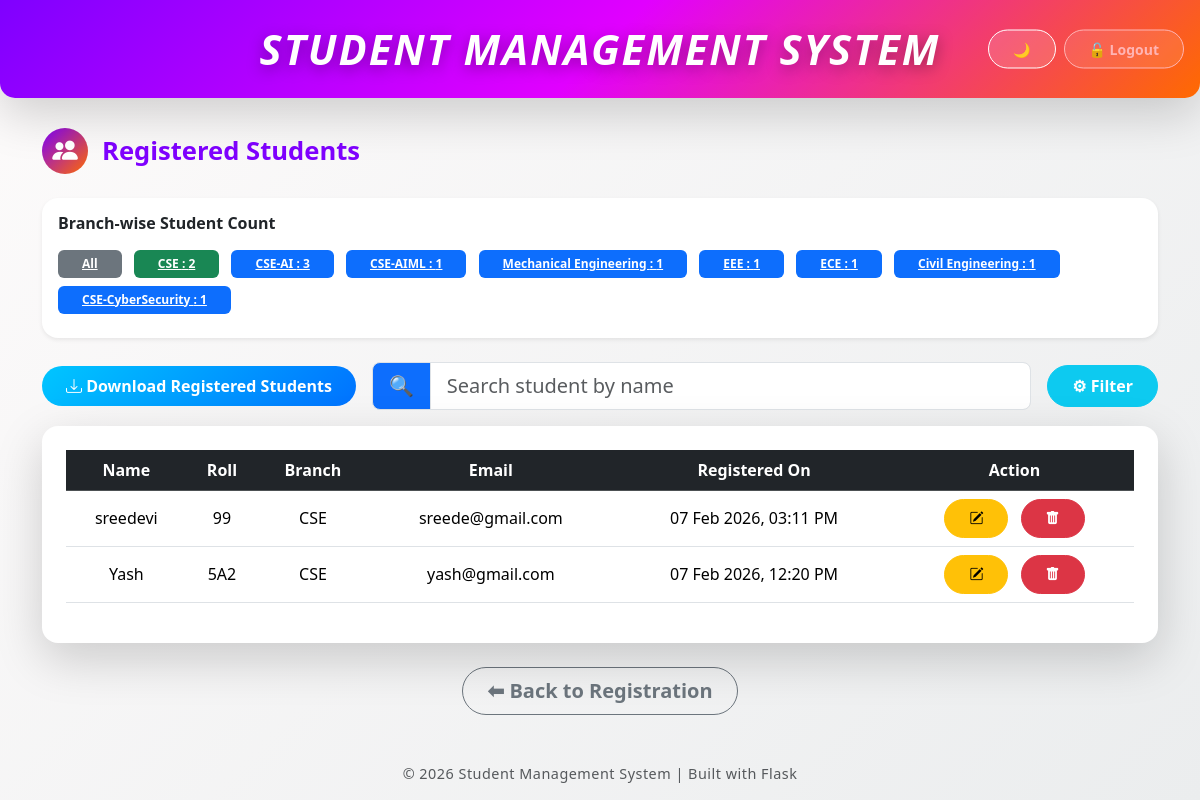
The app's page /students?branch=CSE (signed in) with its own data.
### app.py (models this page shows)
class Student(db.Model):
    id = db.Column(db.Integer, primary_key=True)
    name = db.Column(db.String(100), nullable=False)
    roll = db.Column(db.String(50), unique=True, nullable=False)
    branch = db.Column(db.String(100), nullable=False)
    email = db.Column(db.String(100), unique=True, nullable=False)
    created_at = db.Column(db.DateTime, default=datetime.now)

### app.py (the view)
@app.route("/students")
def view_students():
    if not session.get("logged_in"):
        return redirect(url_for("login"))
    search = request.args.get("search")
    selected_branch = request.args.get("branch")
    filter_type = request.args.get("filter")  # new filter query
    query = Student.query
    if search:
        query = query.filter(Student.name.ilike(f"%{search}%"))
    if selected_branch:
        query = query.filter_by(branch=selected_branch)
    if filter_type == "alphabetical_asc":
        students = query.order_by(Student.name.asc()).all()
    elif filter_type == "alphabetical_desc":
        students = query.order_by(Student.name.desc()).all()
    elif filter_type == "date_asc":
        students = query.order_by(Student.created_at.asc()).all()
    elif filter_type == "date_desc":
        students = query.order_by(Student.created_at.desc()).all()
    else:
        students = query.order_by(Student.created_at.desc()).all()
    branch_counts = {}
    for s in Student.query.all():
        branch_counts[s.branch] = branch_counts.get(s.branch, 0) + 1
    return render_template(
        "students.html",
        students=students,
        branch_counts=branch_counts,
        selected_branch=selected_branch
    )

### templates/students.html (shortened to what this page needs)
{% extends "base.html" %}
{% block content %}
<h3 class="section-title mb-4">
  <span class="icon-box">
    <i class="bi bi-people-fill"></i>
  </span>
  Registered Students
</h3>
<div class="card mb-4 shadow-sm">
  <div class="card-body">
    <h6 class="fw-bold mb-3">Branch-wise Student Count</h6>
    <a href="{{ url_for('view_students') }}"
       class="badge me-2 mb-2 px-4 py-2 {% if not selected_branch %} bg-dark {% else %} bg-secondary {% endif %}">
      All
    </a>
    {% for branch, count in branch_counts.items() %}
      <a href="{{ url_for('view_students', branch=branch) }}"
         class="badge me-2 mb-2 px-4 py-2 {% if selected_branch == branch %} bg-success {% else %} bg-primary {% endif %}">
        {{ branch }} : {{ count }}
      </a>
    {% endfor %}
  </div>
</div>
<div class="d-flex flex-wrap justify-content-between align-items-center mb-3 gap-3">
  <a href="{{ url_for('download') }}" class="btn btn-success">
    <i class="bi bi-download"></i> Download Registered Students
  </a>
  <div class="flex-grow-1">
    <div class="input-group input-group-lg">
      <span class="input-group-text bg-primary text-white">🔍</span>
      <input type="text"
             id="searchInput"
             class="form-control"
             placeholder="Search student by name">
    </div>
  </div>
  <div class="position-relative">
    <button id="filterBtn" class="btn btn-info text-white">
      ⚙ Filter
    </button>
  </div>
</div>
<div class="card shadow-lg">
  <div class="card-body p-4">
    <div class="table-responsive">
      <table class="table table-hover align-middle text-center" id="studentsTable">
        <thead class="table-dark">
          <tr>
            <th>Name</th>
            <th>Roll</th>
            <th>Branch</th>
            <th>Email</th>
            <th>Registered On</th>
            <th>Action</th>
          </tr>
        </thead>
        <tbody>
        {% for s in students %}
          <tr>
            <td>{{ s.name }}</td>
            <td>{{ s.roll }}</td>
            <td>{{ s.branch }}</td>
            <td>{{ s.email }}</td>
            <td data-date="{{ s.created_at }}">{{ s.created_at.strftime("%d %b %Y, %I:%M %p") }}</td>
            <td>
              <a href="/edit/{{ s.id }}" class="btn btn-warning btn-sm me-2">
                <i class="bi bi-pencil-square"></i>
              </a>
              <a href="/delete/{{ s.id }}"
                 onclick="return confirm('Are you sure you want to delete this student?')"
                 class="btn btn-danger btn-sm">
                <i class="bi bi-trash-fill"></i>
              </a>
            </td>
          </tr>
        {% endfor %}
        </tbody>
      </table>
    </div>
  </div>
</div>
<div class="text-center mt-4">
  <a href="{{ url_for('index') }}" class="btn btn-outline-secondary btn-lg">
    ⬅ Back to Registration
  </a>
</div>
{% endblock %}

### static/style.css (style rules this page uses)
html, body { min-height: 100%; font-family: "Segoe UI", "Poppins", sans-serif; margin: 0; padding: 0; transition: all 0.3s ease; }
body { background: linear-gradient(135deg, #fdfbfb, #ebedee); color: #1f2937; }
.section-title { display: flex; align-items: center; font-size: 1.6rem; font-weight: 700; color: #7f00ff; margin: 30px 0 20px; }
.section-title .icon-box { width: 46px; height: 46px; margin-right: 14px; background: linear-gradient(135deg, #7f00ff, #ff6a00); color: #fff; border-radius: 50%; display: flex; align-items: center; justify-content: center; }
.card { background: #ffffff; border-radius: 16px; border: none; box-shadow: 0 15px 40px rgba(0,0,0,0.1); animation: fadeUp 0.6s ease; }
.btn { border-radius: 30px; font-weight: 600; padding: 8px 24px; transition: all 0.3s ease; }
.btn-success { background: linear-gradient(135deg, #00c6ff, #0072ff); border: none; }
.table th, .table td { vertical-align: middle; }
.badge { font-weight: 600; }

### records on screen
Student: branch "CSE", count "2", name "Yash", roll "5A2", email "yash@gmail.com", created_at "07 Feb 2026, 12:20 PM"
Student: branch "CSE-AI", count "3"
Student: branch "CSE-AIML", count "1"
Student: branch "Mechanical Engineering", count "1"
Student: branch "EEE", count "1"
Student: branch "ECE", count "1"
Student: branch "Civil Engineering", count "1"
Student: branch "CSE-CyberSecurity", count "1"
Student: name "sreedevi", roll "99", branch "CSE", email "sreede@gmail.com", created_at "07 Feb 2026, 03:11 PM"
